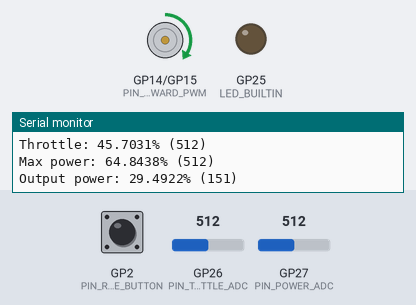
Simulated run of this program. Board: Raspberry Pi Pico. Parts: motor-driver pin pairs drawn as motors (green arrow = first pin HIGH = forward, orange = second pin HIGH = backward, longer = more drive, scaled by the enable pin), output pins drawn as LEDs (lit = HIGH), the last lines printed to the serial monitor. Dashed ring = blinking. Inputs (shaded band) come from the test bench; at power-on: GP26 (PIN_THROTTLE_ADC) = 512, GP2 (PIN_REVERSE_BUTTON) HIGH, GP27 (PIN_POWER_ADC) = 512.

Above: at 1.2 s.
1.3 s: GP26 (PIN_THROTTLE_ADC) set to 330
At 2.3 s:
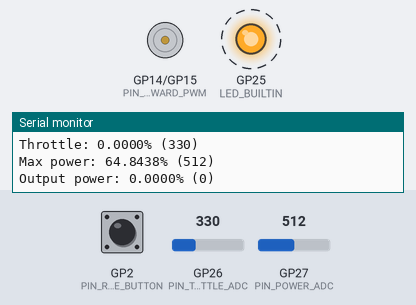
4.3 s: GP26 (PIN_THROTTLE_ADC) set to 350
At 4.8 s:
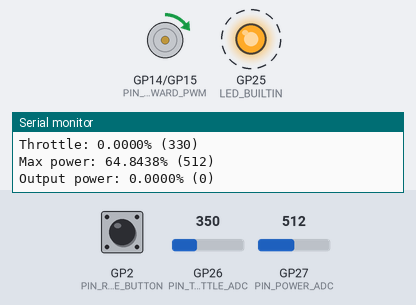
7.3 s: GP2 (PIN_REVERSE_BUTTON) pulled LOW for 1 s
At 8.15 s:
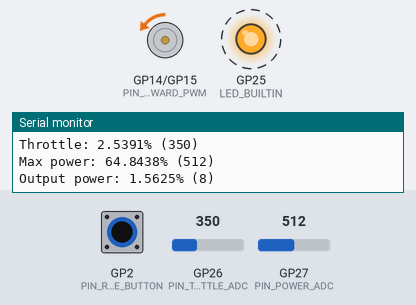
10.3 s: GP26 (PIN_THROTTLE_ADC) set to 511
At 12.3 s:
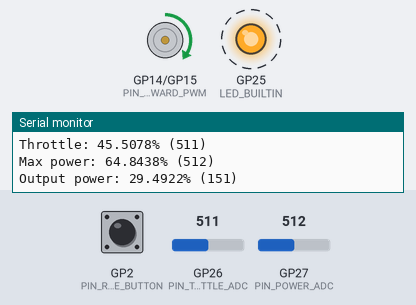
13.3 s: GP2 (PIN_REVERSE_BUTTON) pulled LOW for 0.15 s
At 13.37 s:
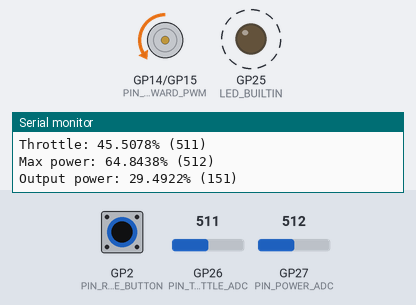
16.3 s: GP2 (PIN_REVERSE_BUTTON) pulled LOW for 0.15 s
At 18.8 s:
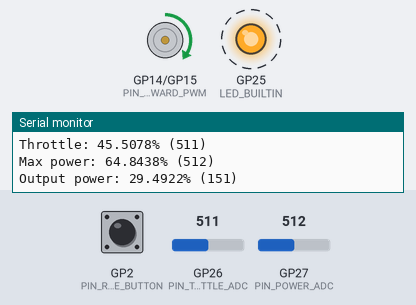
Timing chart, 0 to 20.3 s (numbered marks = the images above; inputs shaded):
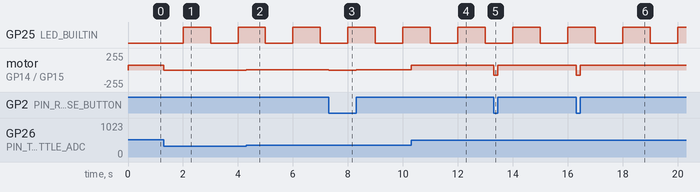

The program:

main.cpp
```cpp
// https://github.com/kallaspriit/hartbot

#include <Arduino.h>

// printing with stream operator helper functions (adds Serial << "Hey"; functionality)
template <class T>
inline Print &operator<<(Print &obj, T arg)
{
  obj.print(arg);
  return obj;
}
template <>
inline Print &operator<<(Print &obj, float arg)
{
  obj.print(arg, 4);
  return obj;
}

// pin configuration
const int PIN_REVERSE_BUTTON = 2;
const int PIN_THROTTLE_ADC = A0;
const int PIN_POWER_ADC = A1;
const int PIN_MOTOR_ENABLE = 13;
const int PIN_MOTOR_FORWARD_PWM = 14;
const int PIN_MOTOR_REVERSE_PWM = 15;

// analog input range configuration
const int THROTTLE_MIN = 340; // mininum ADC reading for min throttle
const int THROTTLE_MAX = 715; // maximum ADC reading for max throttle
const int POWER_MIN = 5;      // mininum ADC reading for min speed potentiometer
const int POWER_MAX = 1020;   // maximum ADC reading for max speed potentiometer

// digital-analog-converter settings
const int ANALOG_OUTPUT_RANGE = 512;

// minimum power used when max power potentiometer is at minimal setting
constexpr float MIN_POWER_PERCENTAGE = 30.0f;
constexpr int MIN_POWER_OUTPUT = (int)((MIN_POWER_PERCENTAGE / 100.0f) * (float)ANALOG_OUTPUT_RANGE);

// limit reverse speed to 70% max power
constexpr float REVERSE_POWER_LIMIT_PERCENTAGE = 70.0f;
constexpr int REVERSE_POWER_LIMIT_OUTPUT = (int)((REVERSE_POWER_LIMIT_PERCENTAGE / 100.0f) * (float)ANALOG_OUTPUT_RANGE);

// runtime state
bool useReverse = false;
int debugLedState = LOW;

// timing
unsigned long lastDebugTimeMs = 0;

// setup robot
void setup()
{
  // ignore flow control so serial data is received in terminals without DTR
  Serial.ignoreFlowControl(true);

  // open serial connection to pc
  Serial.begin(115200);

  // use pullup for the reverse mode button input
  pinMode(PIN_REVERSE_BUTTON, INPUT_PULLUP);

  // use analog-digital-converters to read throttle and max speed
  pinMode(PIN_THROTTLE_ADC, INPUT);
  pinMode(PIN_POWER_ADC, INPUT);

  // configure motor driver pins
  pinMode(PIN_MOTOR_ENABLE, OUTPUT);
  pinMode(PIN_MOTOR_FORWARD_PWM, OUTPUT);
  pinMode(PIN_MOTOR_REVERSE_PWM, OUTPUT);

  // motor is always enabled
  digitalWrite(PIN_MOTOR_ENABLE, HIGH);

  // use the built-in debug led on the board
  pinMode(LED_BUILTIN, OUTPUT);

  // set analog output range
  analogWriteRange(ANALOG_OUTPUT_RANGE);
}

// update robot
void loop()
{
  unsigned long currentTimeMs = millis();

  // detect current reverse mode state
  useReverse = digitalRead(PIN_REVERSE_BUTTON) == LOW;

  // read the analog-digital converter raw values
  int throttleValue = analogRead(PIN_THROTTLE_ADC);
  int maxPowerValue = analogRead(PIN_POWER_ADC);

  // convert max power and throttle values between zero to analog output range
  int maxPower = constrain(map(maxPowerValue, POWER_MIN, POWER_MAX, MIN_POWER_OUTPUT, ANALOG_OUTPUT_RANGE), MIN_POWER_OUTPUT, ANALOG_OUTPUT_RANGE);
  int throttle = constrain(map(throttleValue, THROTTLE_MIN, THROTTLE_MAX, 0, ANALOG_OUTPUT_RANGE), 0, ANALOG_OUTPUT_RANGE);

  // apply reverse power limit
  if (useReverse)
  {
    maxPower = min(maxPower, REVERSE_POWER_LIMIT_OUTPUT);
  }

  // map the throttle to max power range (whole throttle stick range remains usable)
  int outputPower = constrain(map(throttle, 0, ANALOG_OUTPUT_RANGE, 0, maxPower), 0, maxPower);

  // apply motor speed pwm in the requested direction
  if (useReverse)
  {
    analogWrite(PIN_MOTOR_FORWARD_PWM, 0);
    analogWrite(PIN_MOTOR_REVERSE_PWM, outputPower);
  }
  else
  {
    analogWrite(PIN_MOTOR_FORWARD_PWM, outputPower);
    analogWrite(PIN_MOTOR_REVERSE_PWM, 0);
  }

  // print debug info at interval and blink onboard led
  if (currentTimeMs - lastDebugTimeMs >= 1000)
  {
    Serial << "Reverse: " << (useReverse ? "yes" : "no") << "\n";
    Serial << "Throttle: " << ((float)throttle / (float)ANALOG_OUTPUT_RANGE * 100.0f) << "% (" << throttleValue << ")\n";
    Serial << "Max power: " << ((float)maxPower / (float)ANALOG_OUTPUT_RANGE * 100.0f) << "% (" << maxPowerValue << ")\n";
    Serial << "Output power: " << ((float)outputPower / (float)ANALOG_OUTPUT_RANGE * 100.0f) << "% (" << outputPower << ")\n";
    Serial << "\n";

    // blink the debug led to indicate the board is operational
    digitalWrite(LED_BUILTIN, debugLedState);

    lastDebugTimeMs = currentTimeMs;
    debugLedState = !debugLedState;
  }
}
```

Measured:
- after the input at 1.3 s, motor on GP14 (PIN_MOTOR_FORWARD_PWM) / GP15 (PIN_MOTOR_REVERSE_PWM): forward 75/255 → stopped at once
- after the input at 4.3 s, motor on GP14 (PIN_MOTOR_FORWARD_PWM) / GP15 (PIN_MOTOR_REVERSE_PWM): stopped → forward 3/255 at once
- after the input at 7.3 s, motor on GP14 (PIN_MOTOR_FORWARD_PWM) / GP15 (PIN_MOTOR_REVERSE_PWM): forward 3/255 → backward 3/255 at once, → forward 3/255 1.0 s later
- after the input at 10.3 s, motor on GP14 (PIN_MOTOR_FORWARD_PWM) / GP15 (PIN_MOTOR_REVERSE_PWM): forward 3/255 → forward 75/255 at once
- after the input at 13.3 s, motor on GP14 (PIN_MOTOR_FORWARD_PWM) / GP15 (PIN_MOTOR_REVERSE_PWM): forward 75/255 → backward 75/255 at once, → forward 75/255 0.15 s later
- after the input at 16.3 s, motor on GP14 (PIN_MOTOR_FORWARD_PWM) / GP15 (PIN_MOTOR_REVERSE_PWM): forward 75/255 → backward 75/255 at once, → forward 75/255 0.15 s later
- by itself, GP25 (LED_BUILTIN): alternates HIGH for 1.0 s and LOW for 1.0 s
